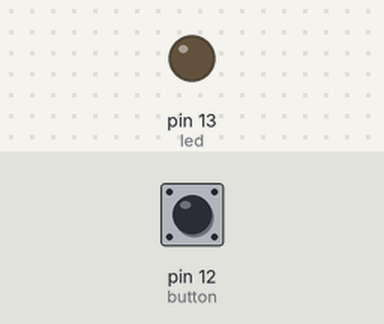
Simulated run of this sketch. Board: Arduino Uno, built with avr-gcc and run on an emulated ATmega328P. Parts: output pins drawn as LEDs (lit = HIGH). Inputs (shaded band) come from the test bench; at power-on: pin 12 (button) LOW.

Above: at 1.2 s.
1.3 s: pin 12 (button) pulled HIGH for 0.15 s
At 2.1 s:
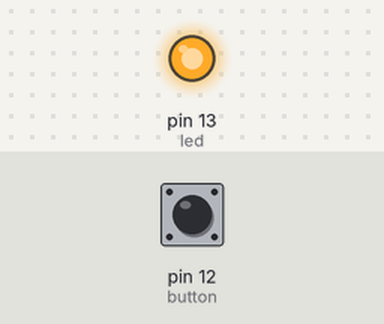
2.9 s: pin 12 (button) pulled HIGH for 1 s
At 3.4 s:
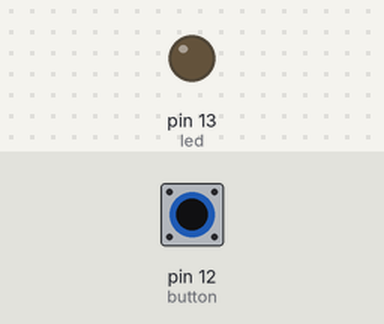
5.4 s: pin 12 (button) pulled HIGH for 3.2 s
At 6.5 s:
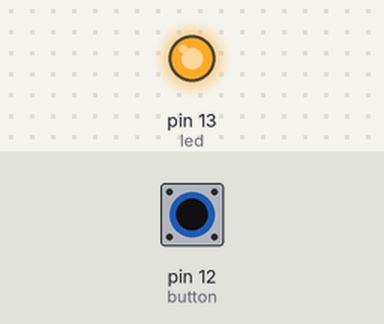
Timing chart, 0 to 8.4 s (numbered marks = the images above; inputs shaded):
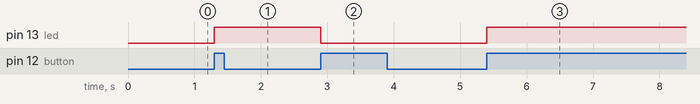

The sketch:

button_toggle.ino
```cpp
int led = 13;
int button = 12;
int ledState =LOW;
int buttonCurrent;
int buttonPrevious = LOW;

void setup() {
 pinMode(button, INPUT); // put your setup code here, to run once:
 pinMode(led, OUTPUT);
}

void loop() {
  buttonCurrent = digitalRead(button);// put your main code here, to run repeatedly:
 if (buttonCurrent == HIGH && buttonPrevious == LOW)
 {
  if (ledState == HIGH)
  {
    ledState = LOW;
  }
  else
  {
    ledState = HIGH;
  }
 }
 digitalWrite(led, ledState);
 buttonPrevious = buttonCurrent;
}
```

Measured:
- after the input at 1.3 s, pin 13 (led): LOW → HIGH at once
- after the input at 2.9 s, pin 13 (led): HIGH → LOW at once
- after the input at 5.4 s, pin 13 (led): LOW → HIGH at once
